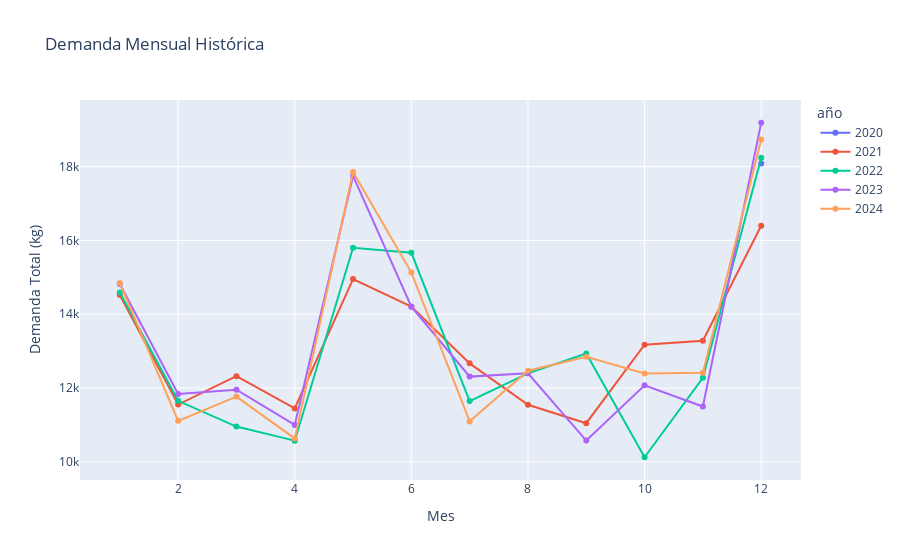

Here is the notebook cell this chart was saved with:
### Markdown cell above
#### Demanda mensual histórica por mes

### Code cell
# Calcular la demanda mensual total
df_monthly_demand = df_historic_orders.groupby(['año', 'mes']).agg({'order_demand': 'sum'}).reset_index()

# Crear el gráfico de demanda mensual total
fig = px.line(df_monthly_demand, x='mes', y='order_demand', color='año', markers=True, title='Demanda Mensual Histórica')
fig.update_layout(xaxis_title='Mes', yaxis_title='Demanda Total (kg)')
fig.show()

### Figure 1 — Plotly figure (JSON) as saved in the notebook; plotly's stock layout.template omitted (floating-point values rounded to 4 significant figures)
{"data": [{"hovertemplate": "año=2020<br>mes=%{x}<br>order_demand=%{y}<extra></extra>", "legendgroup": "2020", "line": {"color": "#636efa", "dash": "solid"}, "marker": {"symbol": "circle"}, "mode": "lines+markers", "name": "2020", "orientation": "v", "showlegend": true, "type": "scatter", "x": [12], "xaxis": "x", "y": [18082], "yaxis": "y"}, {"hovertemplate": "año=2021<br>mes=%{x}<br>order_demand=%{y}<extra></extra>", "legendgroup": "2021", "line": {"color": "#EF553B", "dash": "solid"}, "marker": {"symbol": "circle"}, "mode": "lines+markers", "name": "2021", "orientation": "v", "showlegend": true, "type": "scatter", "x": [1, 2, 3, 4, 5, 6, 7, 8, 9, 10, 11, 12], "xaxis": "x", "y": [14521, 11553, 12323, 11447, 14953, 14208, 12669, 11546, 11047, 13175, 13282, 16397], "yaxis": "y"}, {"hovertemplate": "año=2022<br>mes=%{x}<br>order_demand=%{y}<extra></extra>", "legendgroup": "2022", "line": {"color": "#00cc96", "dash": "solid"}, "marker": {"symbol": "circle"}, "mode": "lines+markers", "name": "2022", "orientation": "v", "showlegend": true, "type": "scatter", "x": [1, 2, 3, 4, 5, 6, 7, 8, 9, 10, 11, 12], "xaxis": "x", "y": [14589, 11654, 10957, 10574, 15802, 15665, 11647, 12398, 12936, 10125, 12277, 18242], "yaxis": "y"}, {"hovertemplate": "año=2023<br>mes=%{x}<br>order_demand=%{y}<extra></extra>", "legendgroup": "2023", "line": {"color": "#ab63fa", "dash": "solid"}, "marker": {"symbol": "circle"}, "mode": "lines+markers", "name": "2023", "orientation": "v", "showlegend": true, "type": "scatter", "x": [1, 2, 3, 4, 5, 6, 7, 8, 9, 10, 11, 12], "xaxis": "x", "y": [14819, 11838, 11955, 11001, 17748, 14206, 12310, 12401, 10577, 12074, 11499, 19189], "yaxis": "y"}, {"hovertemplate": "año=2024<br>mes=%{x}<br>order_demand=%{y}<extra></extra>", "legendgroup": "2024", "line": {"color": "#FFA15A", "dash": "solid"}, "marker": {"symbol": "circle"}, "mode": "lines+markers", "name": "2024", "orientation": "v", "showlegend": true, "type": "scatter", "x": [1, 2, 3, 4, 5, 6, 7, 8, 9, 10, 11, 12], "xaxis": "x", "y": [14846, 11112, 11768, 10635, 17855, 15128, 11097, 12469, 12848, 12397, 12414, 18738], "yaxis": "y"}], "layout": {"legend": {"title": {"text": "año"}, "tracegroupgap": 0}, "title": {"text": "Demanda Mensual Histórica"}, "xaxis": {"anchor": "y", "domain": [0, 1], "title": {"text": "Mes"}}, "yaxis": {"anchor": "x", "domain": [0, 1], "title": {"text": "Demanda Total (kg)"}}}}
